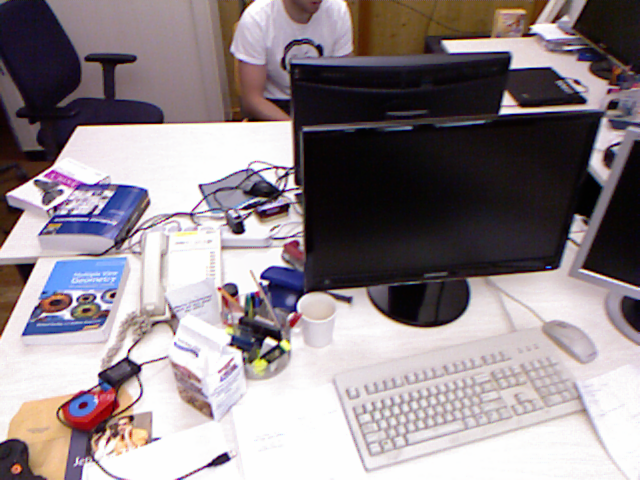
#> input picture rgb/1305031102.175304.png, 640 x 480 px
$ python calcErr.py
#> lines starting #> are read from the running program, lines starting #| are printed output that depends on the picture
import numpy as np
from scipy.ndimage import map_coordinates
from scipy.linalg import expm
import cv2

def se3Exp(twist):
    M = np.array([[0, -twist[5].item(), twist[4].item(), twist[0].item()],
                  [twist[5].item(), 0, -twist[3].item(), twist[1].item()],
                  [-twist[4].item(), twist[3].item(), 0, twist[2].item()],
                  [0, 0, 0, 0]])
    return expm(M)

def calcErr(IRef, DRef, I, xi, K):
    # calculate residuals

    # get shorthands (R, t)
    T = se3Exp(xi)
    R = T[0:3, 0:3]
    t = T[0:3, 3]

    K_inv = np.linalg.inv(K)
    H_ref, W_ref = IRef.shape[0], IRef.shape[1] # resolution of the reference image, heght and width
    # these contain the x,y image coordinates of the respective
    # reference-pixel, transformed & projected into the new image.
    # set to -10 initially, as this will give NaN on interpolation later.
    xImg = np.full((H_ref, W_ref), -10.0)
    yImg = np.full((H_ref, W_ref), -10.0)

    # for all pixels
    for x in range(W_ref):
        for y in range(H_ref):
            # TODO warp reference points to target image
            d = DRef[y, x]
            if d == 0:
                continue; # skip invalid depth
            # backproject to 3D point (3,1)
            temp = K@(R@K_inv @ np.array([x, y, 1])*d + t)
            w = np.array([temp[0]/temp[2], temp[1]/temp[2]]) # [x/z, y/z]
            # TODO project warped points onto image
            xImg[y, x] = w[0]
            yImg[y, x] = w[1]

 # --- 4. Bilinear interpolation, replacement for interp2
    coords = np.array([yImg.ravel(), xImg.ravel()])

    I_warped = map_coordinates(I, coords, order=1, mode='nearest')
    I_warped = I_warped.reshape(H_ref, W_ref)

    # --- 5. Photometric residual
    err = IRef - I_warped

    return err.reshape(-1, 1)

def test(): # for testing
    import matplotlib.pyplot as plt
    import matplotlib.image as mpimg
    from downscale import downscale

    # use cv2.imread to convert grayscale images as float
    # because map_coordinates requires float inputs
    IRef = cv2.imread("rgb/1305031102.175304.png", cv2.IMREAD_GRAYSCALE).astype(float)
#> IRef: shape (480, 640) float64; min 1, max 254, mean 137.6
    DRef = cv2.imread("depth/1305031102.160407.png", cv2.IMREAD_GRAYSCALE).astype(float)
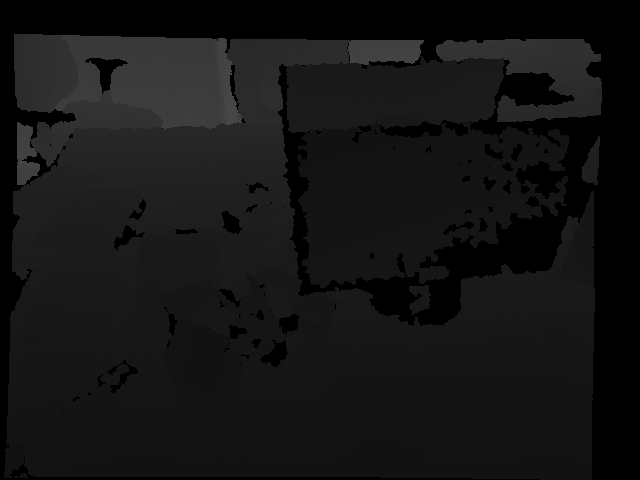
#> input picture depth/1305031102.160407.png, 640 x 480 px
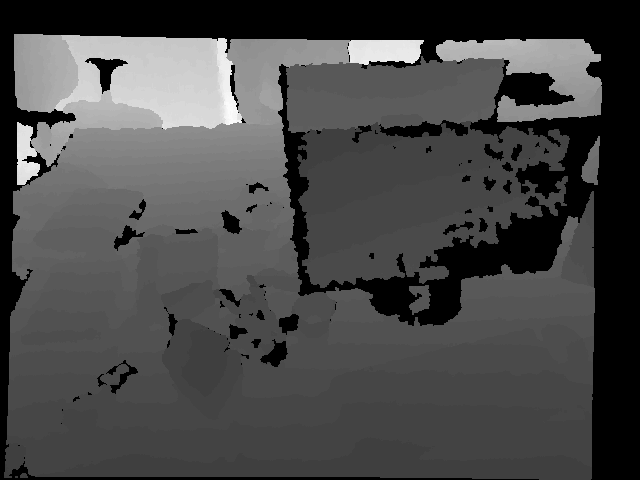
#> DRef: shape (480, 640) float64; min 0, max 72, mean 20.5; drawn with min black and max white

    I = cv2.imread("rgb/1305031102.275326.png", cv2.IMREAD_GRAYSCALE).astype(float) # new image
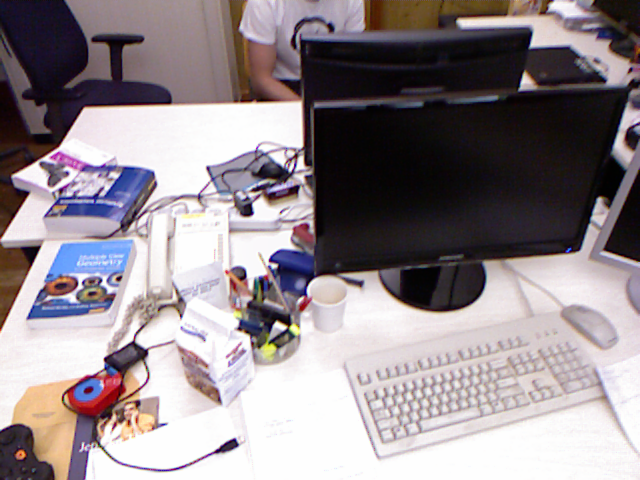
#> input picture rgb/1305031102.275326.png, 640 x 480 px
#> I: shape (480, 640) float64; min 1, max 254, mean 140.7

    # camera intrinsics
    K = np.array([[525.0, 0.0, 319.5],
                  [0.0, 525.0, 239.5],
                  [0.0, 0.0, 1.0]])

    # camera pose 6D vector
    xi = np.array([0.0, 0.0, 0.0, 0.0, 0.0, 0.0]) #
    err = calcErr(IRef, DRef, I, xi, K)
#> after the loop in calcErr, `for x in range(W_ref):`:
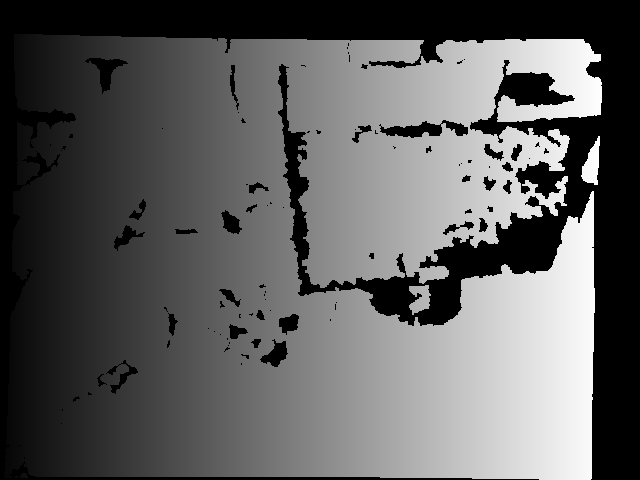
#> xImg: shape (480, 640) float64; min -10, max 601, mean 215.2; drawn with min black and max white
#> after the loop in calcErr, `for x in range(W_ref):`:
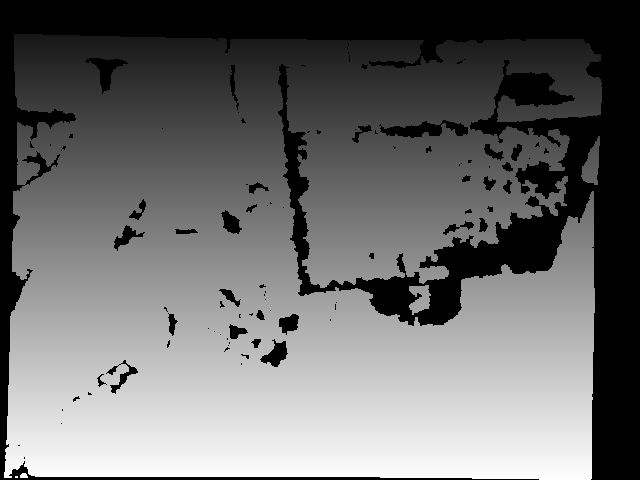
#> yImg: shape (480, 640) float64; min -10, max 479, mean 194.9; drawn with min black and max white
#> in calcErr, `I_warped = I_warped.reshape(H_ref, W_ref)`:
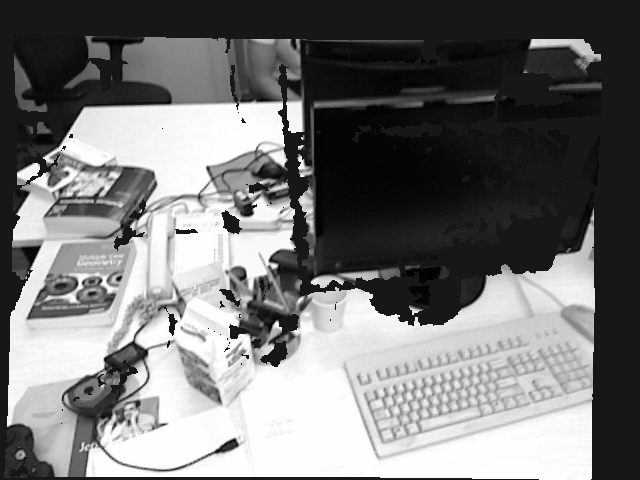
#> I_warped: shape (480, 640) float64; min 1, max 254, mean 118.9
#> in calcErr, `err = IRef - I_warped`:
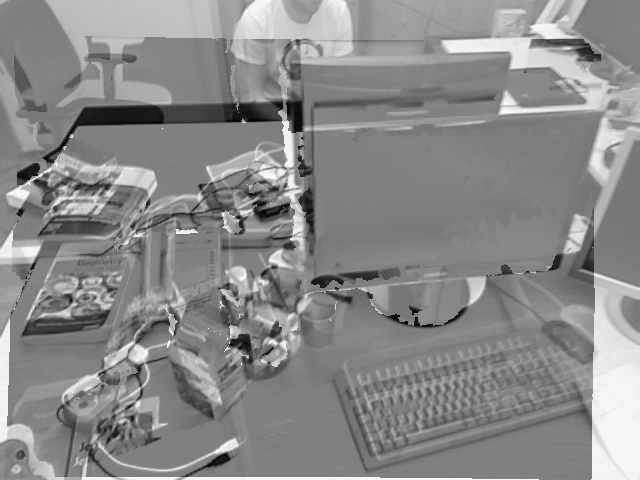
#> err: shape (480, 640) float64; min -252, max 247, mean 18.7; drawn with min black and max white

    #visualize error as image
    err_image = err.reshape(IRef.shape)
    plt.imshow(err_image, cmap='gray')
    plt.title('Photometric Error Image')
    plt.axis('off')
    plt.show()

if __name__ == "__main__":
    test()
